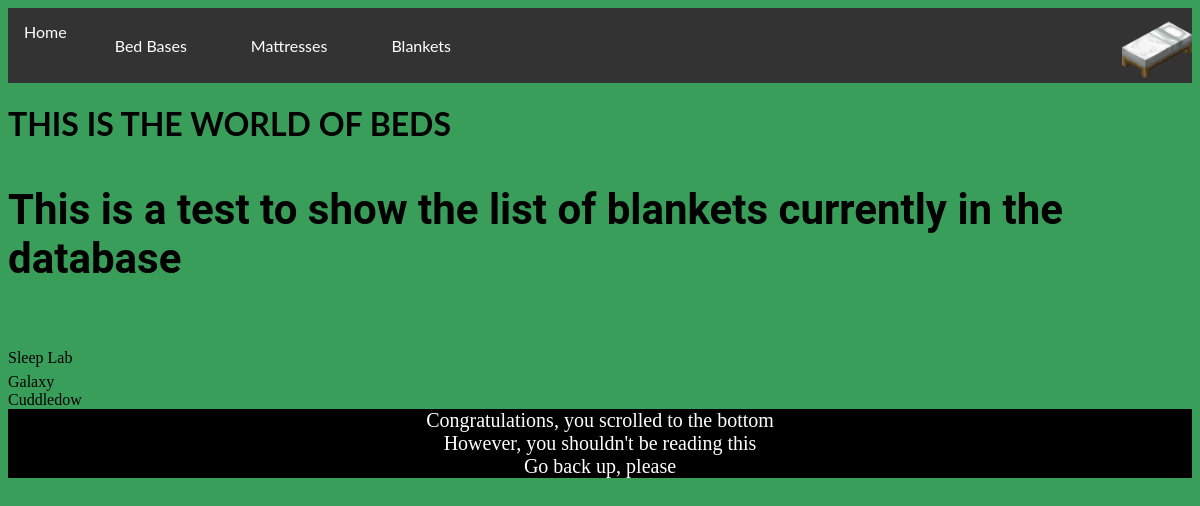
The page /blanket on the database as committed earlier.
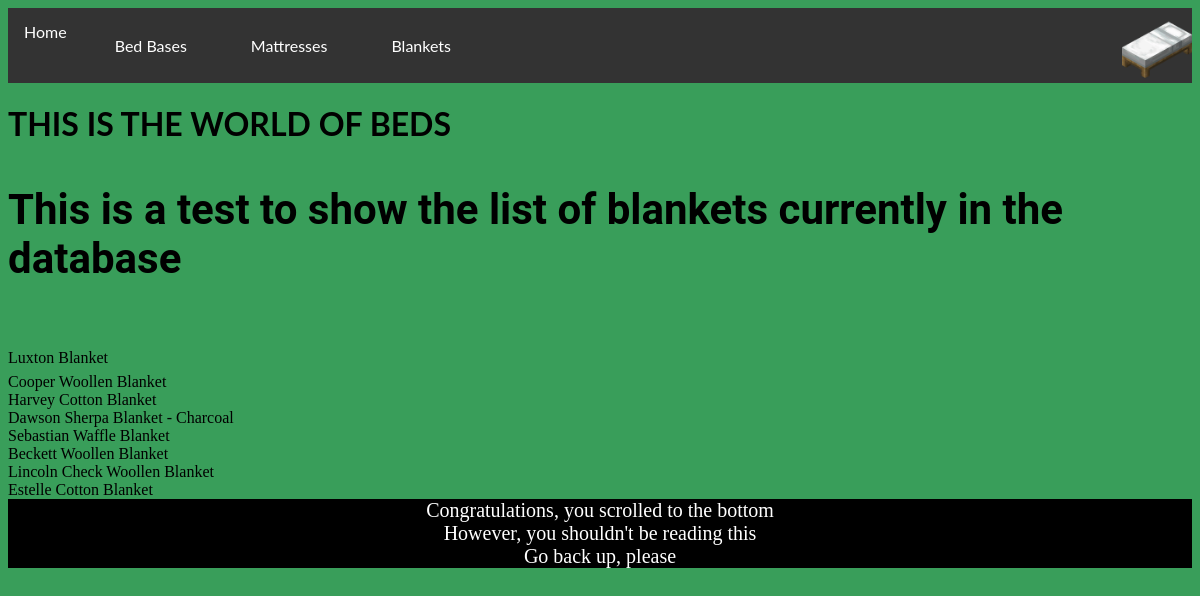
The same page on the database as committed later.
### tables this page shows
CREATE TABLE Blankets (BlanketID INTEGER PRIMARY KEY AUTOINCREMENT UNIQUE, BlanketName TEXT NOT NULL, BlanketMaterial TEXT NOT NULL, BlanketSize TEXT NOT NULL, BlanketColor TEXT NOT NULL, BlanketImage TEXT);

### routes.py (the view)
@app.route('/blanket')  # All Blanket Route
def all_blanket():
    conn = sqlite3.connect('beds.db')
    cur = conn.cursor()
    cur.execute('SELECT * FROM Blankets')
    blanket = cur.fetchall()
    return render_template('all_blanket.html', blanket=blanket)

### templates/all_blanket.html (shortened to what this page needs)
{% extends 'layout.html' %}
{% block content %}
<body class="blanket_route">
<b><p class="blanket">
    This is a test to show the list of blankets currently in the database
    </p></b>
{% for individual_blanket in blanket %} {{individual_blanket[1]}} <br> {% endfor %}
{% endblock %}

### templates/layout.html (shortened to what this page needs)
<!doctype html>
<html>
<head>
<div class="navbar">
    <ul>
    <li><a class="active" href="/">Home</a></li>
    <div class="dropdown">
    <button class="dropbtn">
      <a href="/bed_base">Bed Bases</a>
    </button>
    </div>
    <div class="dropdown">
    <button class="dropbtn">
      <a href="/mattress">Mattresses</a>
    </button>
    </div>
    <div class="dropdown">
    <button class="dropbtn">
      <a href="/blanket">Blankets</a>
    </button>
    </div>
    <img class="navbar_image" src="static/images/White_Bed_29.png" width="70" height="70" style="float:right">
  </ul>
</div>
    <link rel="stylesheet" href="/static/style.css">
  </head>
  <body>
    <header>
      <h1>THIS IS THE WORLD OF BEDS</h1>
    </header>
    <main>
      {% block content %}{% endblock %}
    </main>
    <footer>Congratulations, you scrolled to the bottom<br>
      However, you shouldn't be reading this<br>
      Go back up, please</footer>
  </body>
</html>

### static/style.css (style rules this page uses)
body { background-color: #a5b695; }
.blanket_route { background-color: #399e5a; }
p { color: black; font-family: "Roboto", sans-serif; font-size: 42px; }
b { color: black; font-family: "Times New Roman", serif; font-size: 42px; }
h1 { font-family: "Lato", sans-serif; }
ul { list-style-type: none; margin: 0; padding: 0; overflow: hidden; background-color: #333; }
li { float: left; }
li a { display: block; color: white; text-align: center; padding: 14px 16px; text-decoration: none; }
.navbar { overflow: hidden; background-color: #333; font-family: "Lato", sans-serif; }
.navbar a { float: left; font-size: 16px; color: white; text-align: center; padding: 14px 16px; text-decoration: none; }
.dropdown { float: left; overflow: hidden; }
.dropdown .dropbtn { font-size: 16px; border: none; outline: none; color: white; padding: 14px 16px; background-color: inherit; font-family: inherit; margin: 0; }
footer { text-align: center; font-size: 20px; background-color: black; color: white; }

Rows that differ between the two databases and show on the page:
changed Blankets: BlanketName "Sleep Lab" → "Luxton Blanket"
changed Blankets: BlanketName "Galaxy" → "Cooper Woollen Blanket"
changed Blankets: BlanketName "Cuddledow" → "Harvey Cotton Blanket"
added Blankets: BlanketName "Dawson Sherpa Blanket - Charcoal"
added Blankets: BlanketName "Sebastian Waffle Blanket"
added Blankets: BlanketName "Beckett Woollen Blanket"
added Blankets: BlanketName "Lincoln Check Woollen Blanket"
added Blankets: BlanketName "Estelle Cotton Blanket"
